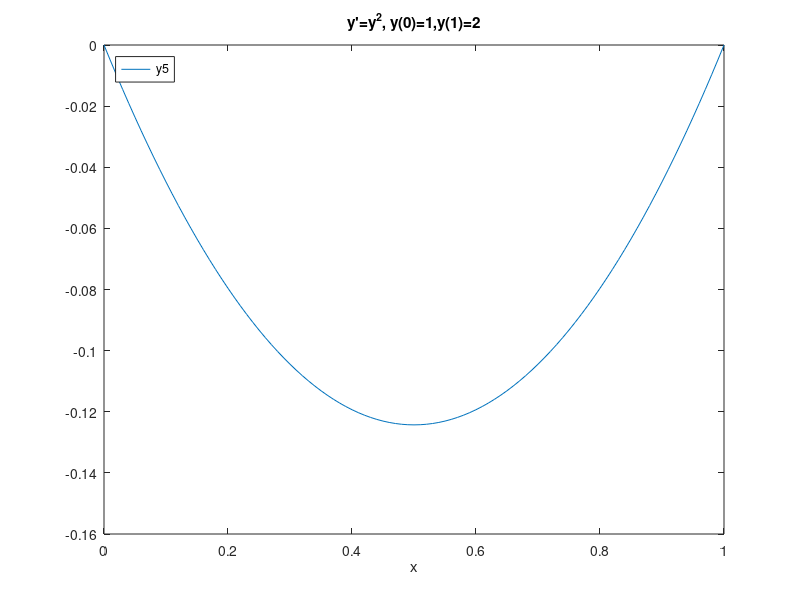
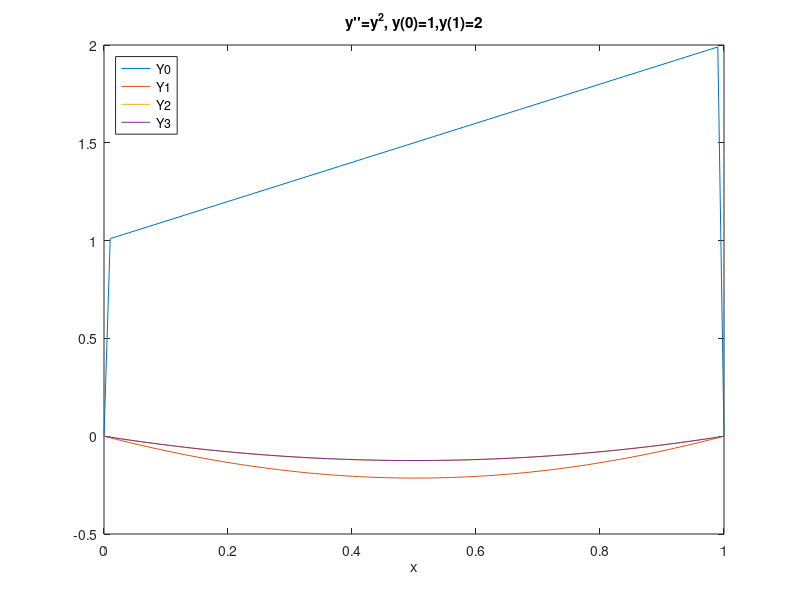

Recreate these plots in MATLAB, in order.
%% Solve the BVP with the finite difference method
%%   y'' = f(y)
%%   y(a) = α, y(b) = β

%% Boundary value problem
F  = @(y) cos(y);
DF = @(y) diag(-sin(y));
a = 0;
b = 1;
alpha = 0;
beta  = 0;

%% Parameters
N  = 100-1;
dx = 1/(N+1);
x  = a+dx*(1:N);
% explanation
%------------
% 0      1      2                          N     N+1
% |------|------|------| ... |------|------|------|
% a     a+dx   a+2dx                              b

%% numerical parameter
nbIterations = 5;
stockY = zeros(nbIterations+1,N);

%% Initialization
Y = 1+x';			% choice first iteration
L = 2*diag(ones(1,N)) - diag(ones(1,N-1),1) - diag(ones(1,N-1),-1);
vecBC = [alpha; zeros(N-2,1); beta];
stockY(1,:) = Y';


%%-----       loop        ---%%
%%---------------------------%%
for k=1:nbIterations
  %% Newton method
  DJ = L + dx^2*DF(Y);
  Y  = Y - DJ\ (L*Y + dx^2*F(Y)- vecBC);
  %% save  
  stockY(k+1,:) = Y';
end

%% plot
figure(1)
plot([a x b],[alpha Y' beta])
xlabel('x')
legend('y5','location','northwest')
title('y''=y^2, y(0)=1,y(1)=2')

figure(2)
plot([a x b],[alpha stockY(1,:) beta],...
     [a x b],[alpha stockY(2,:) beta],...
     [a x b],[alpha stockY(3,:) beta],...
     [a x b],[alpha stockY(4,:) beta])
xlabel('x')
title('y''''=y^2, y(0)=1,y(1)=2')
legend('Y0','Y1','Y2','Y3','location','northwest')
